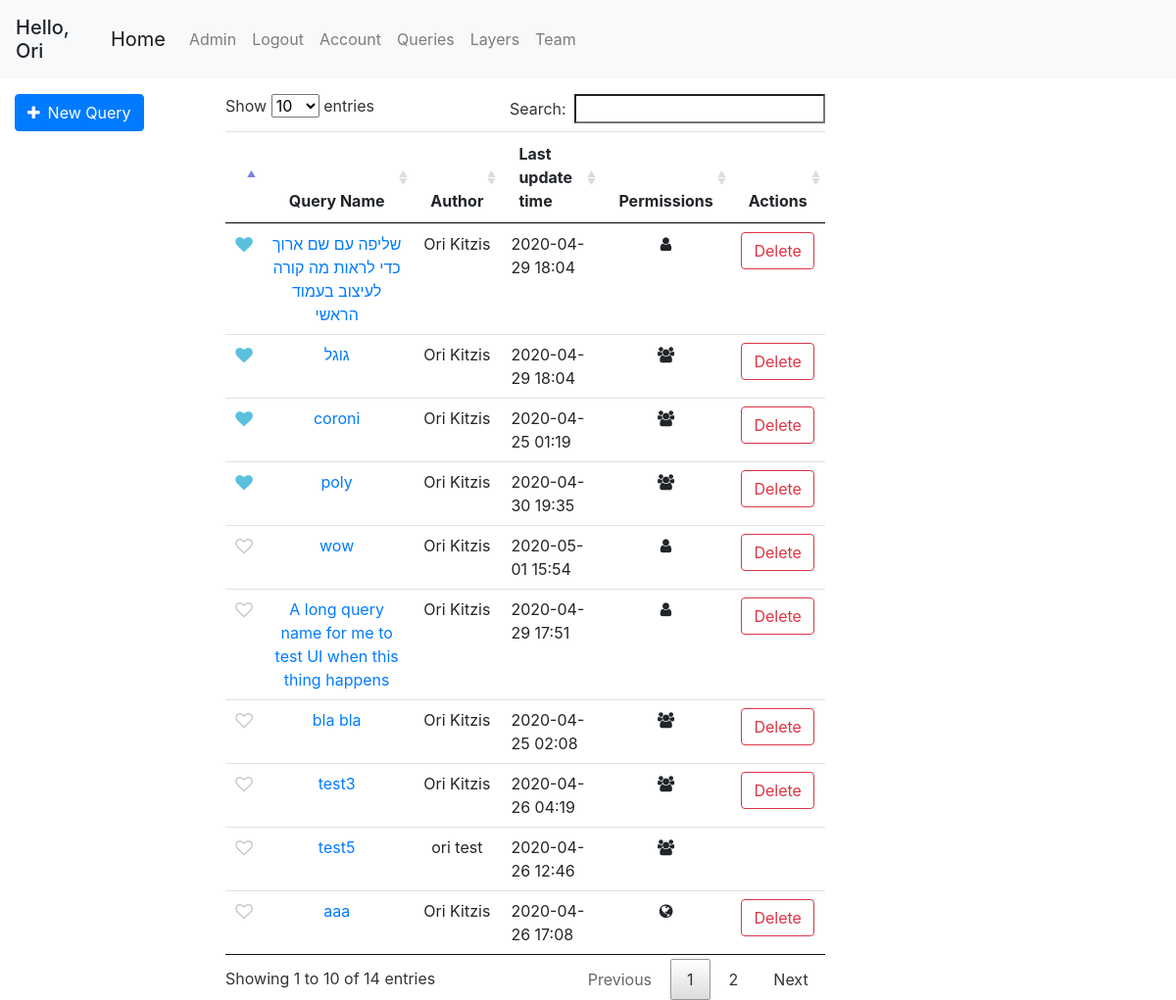
The app's page /queries (signed in), older data.
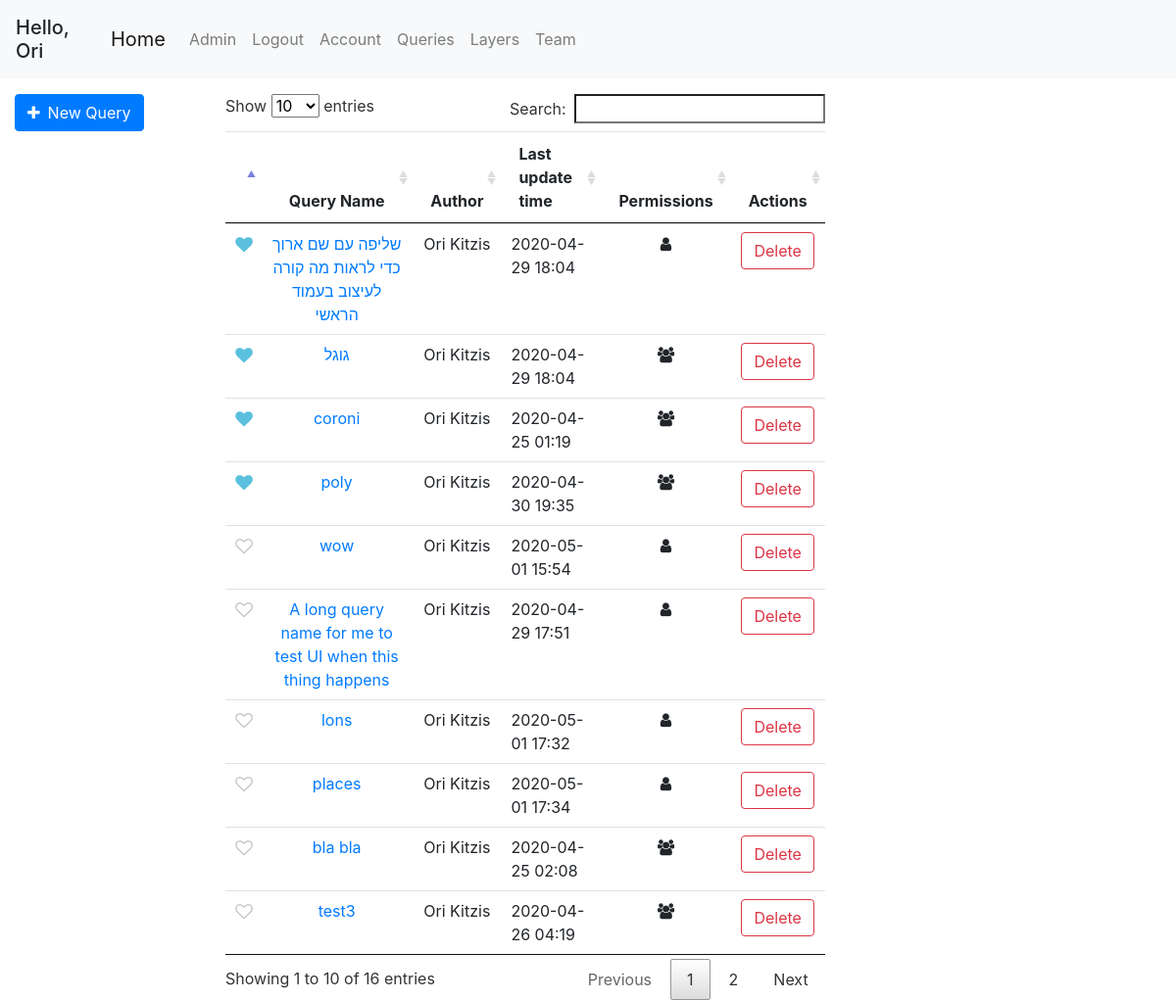
The same page, newer data.
### geoportal/models.py (models this page shows, shortened)
class User(db.Model, UserMixin):
    id = db.Column(db.Integer, primary_key=True)
    username = db.Column(db.String(20), unique=True, nullable=False)
    email = db.Column(db.String(120), unique=True, nullable=False)
    first_name = db.Column(db.String(20), nullable=False, default='')
    last_name = db.Column(db.String(20), nullable=False, default='')
    password = db.Column(db.String(60), nullable=False)
    team_id = db.Column(db.Integer, db.ForeignKey('team.id'))
    roles = db.relationship('Role', secondary='user_roles')
    layers = db.relationship('Layer', backref='user', lazy=True)
    queries = db.relationship('Query', backref='user', lazy=True)
    preferences = db.relationship('UserPreferences', backref='user', lazy=True)
    @property
    def full_name(self):
        return f'{self.first_name} {self.last_name}'
    def has_role(self, role_name):
        for role in self.roles:
            if role.name == role_name:
                return True
        return False

class Query(db.Model):
    id = db.Column(db.Integer, primary_key=True)
    user_id = db.Column(db.Integer, db.ForeignKey('user.id'), nullable=False, default=0)
    query_name = db.Column(db.String(120))
    db_name = db.Column(db.String(20))
    date_uploaded = db.Column(db.DateTime, nullable=False, default=datetime.datetime.now)
    last_update_time = db.Column(db.DateTime, nullable=False, default=datetime.datetime.now)
    query_text = db.Column(db.Text, nullable=False, default='')
    only_user = db.Column(db.Boolean, default=False)
    only_team = db.Column(db.Boolean, default=False)
    public = db.Column(db.Boolean, default=True)
    parameters = db.relationship('QueryTextParameters', backref='query', lazy=True)
    polygon_parameters = db.relationship('QueryPolygonParameters', backref='query', lazy=True)
    @property
    def pretty_last_update_time(self):
        return self.last_update_time.strftime('%Y-%m-%d %H:%M')

### geoportal/queries/views.py (the view)
@queries.route('/queries')
@login_required
def get_queries():
    queries = get_allowed_queries()
    marked_queries = db.session.query(UserMarkedQuery.query_id).filter_by(user_id=current_user.id).all()
    marked_queries = [query[0] for query in marked_queries]
    return render_template('queries.html', queries=queries, marked_queries=marked_queries)

### geoportal/models.py (called while the page is built)
@login_manager.user_loader
def load_user(user_id):
    return User.query.get(int(user_id))

### geoportal/queries/utils.py (called while the page is built)
def marked_queries_first(queries):
    return sorted(queries, key=lambda query: UserMarkedQuery.query.filter(and_(UserMarkedQuery.query_id == query.id, UserMarkedQuery.user_id == current_user.id)).first() is not None, reverse=True)

def get_allowed_queries():
    if current_user.is_authenticated:
        queries = Query.query.order_by(Query.only_user.desc(), Query.public).all()
        authorized_queries = []
        for query in queries:
            if query.public or (query.only_team and User.query.get(query.user_id).team_id == current_user.team_id) or query.user_id == current_user.id:
                authorized_queries.append(query)
        queries = authorized_queries
        queries = marked_queries_first(queries)
    else:
        queries = Query.query.filter_by(public=True).all()
    return queries

### geoportal/templates/queries.html (shortened to what this page needs)
{% extends "base.html" %}
{% block left_sidebar %}
    <form class="mt-3" action="/query">
        <button class="btn btn-primary"><span class="fa fa-plus mr-2"></span>New Query</button>
    </form>
{% endblock left_sidebar %}
{% block content %}
<div class="col-md-10 mt-3">
    <table id="queries-table" class="table table-hover table-condensed dataTable no-footer">
        <thead style="text-align: center">
            <tr>
                <th></th>
                <th>Query Name</th>
                <th>Author</th>
                <th style="text-align: left">Last update time</th>
                <th>Permissions</th>
                <th>Actions</th>
            </tr>
        </thead>
        <tbody style="text-align: center">
        {% for query in queries %}
            <tr id="{{ query.id }}">
                <td>
                    <div class="pretty p-icon p-toggle p-plain">
                        <div class="state p-off">
                            <i class="icon fa fa-heart-o "></i>
                        </div>
                        <div class="state p-on p-info-o">
                            <i class="icon fa fa-heart"></i>
                        </div>
                    </div>
                </td>
                <td > <a href="/query/{{ query.id }}">{{ query.query_name }}</a></td>
                <td>{{ query.user.full_name }}</td>
                <td style="text-align: left">{{ query.pretty_last_update_time }}</td>
                <td>
                    {% if query.only_user %}
                    <span class="fa fa-user"></span>
                    {% elif query.only_team %}
                    <span class="fa fa-users"></span>
                    {% else %}
                    <span class="fa fa-globe"></span>
                    {% endif %}
                </td>
                <td>
                    {% if query.user_id == current_user.id %}
                        <button class="btn btn-outline-danger" onclick="deleteQuery({{ query.id }})">Delete</button>
                    {% endif %}
                </td>
            </tr>
        {% endfor %}
        </tbody>
    </table>
</div>
{% endblock content %}

### geoportal/templates/base.html (shortened to what this page needs)
<!DOCTYPE html>
<html lang="en">
<head>
    <link rel="stylesheet" href="/static/css/bootstrap/bootstrap.min.css"/>
    <link rel="stylesheet" href="/static/css/style.css"/>
    <link rel="stylesheet" href="/static/css/leaflet/leaflet.css"/>
    <link rel="stylesheet" href="/static/css/leaflet/leaflet.draw.css"/>
    <link rel="stylesheet" href="/static/css/dataTable/jquery.dataTables.min.css">
    <link rel="stylesheet" href="https://cdnjs.cloudflare.com/ajax/libs/font-awesome/4.7.0/css/font-awesome.min.css">
    <link rel="stylesheet" href="/static/css/utils/pretty-checkbox.min.css">
    <link rel="stylesheet" href="/static/css/leaflet/leaflet.contextmenu.css">
</head>
<body>
    <header class="site-header">
        <nav class="navbar navbar-expand-lg navbar-fixed-top navbar-light bg-light">
            {% if current_user.is_authenticated %}
            <h5 class="mt-2">Hello, {{ current_user.first_name }}</h5>
            {% endif %}
            <div class="container">
                <a class="navbar-brand" href="{{ url_for('main.home') }}">Home</a>
                <div class="collapse navbar-collapse" id="navbarSupportedContent">
                    <ul class="navbar-nav mr-auto">
                        {% if current_user.is_authenticated %}
                            {% if current_user.has_role('Admin') %}
                                <li class="nav-item"><a class="nav-link" href="/admin">Admin</a></li>
                            {% endif %}
                            <li class="nav-item"><a class="nav-link" href="{{ url_for('users.logout') }}">Logout</a></li>
                            <li class="nav-item"><a class="nav-link" href="{{ url_for('users.account') }}">Account</a></li>
                            <li class="nav-item"><a class="nav-link" href="{{ url_for('queries.get_queries') }}">Queries</a></li>
                            <li class="nav-item"><a class="nav-link" href="{{ url_for('mapping.get_layers') }}">Layers</a></li>
                            {% if current_user.team_id %}
                                <li class="nav-item"><a class="nav-link" href="{{ url_for('users.team') }}">Team</a></li>
                            {% else %}
                                <li class="nav-item"><a class="nav-link" href="{{ url_for('users.new_team') }}">Create Team</a></li>
                            {% endif %}
                        {% else %}
                            <li class="nav-item"><a class="nav-link" href="{{ url_for('users.login') }}">Login</a></li>
                            <li class="nav-item"><a class="nav-link" href="{{ url_for('users.register') }}">Register</a></li>
                        {% endif %}
                    </ul>
                </div>
            </div>
        </nav>
    </header>
    <div class="container-fluid" id="content">
        <div class="row">
            <div class="col-md-3 col-lg-2 sidebar">
                {% block left_sidebar %}{% endblock %}
            </div>
            <div class="col-md-6 col-lg-8 main">
                {% block content %}{% endblock %}
            </div>
            <div class="col-md-3 col-lg-2 sidebar" id="right-sidebar">
            </div>
        </div>
    </div>
</body>
</html>

Row changes from the older to the newer data that the page shows:
no longer on this page (row unchanged): Query: query_name "test5", user.full_name "ori test", pretty_last_update_time "2020-04-26 12:46", only_user False (drawn)
no longer on this page (row unchanged): Query: query_name "aaa", user.full_name "Ori Kitzis", pretty_last_update_time "2020-04-26 17:08", only_user False (drawn)
added Query: query_name "lons", user.full_name "Ori Kitzis", pretty_last_update_time "2020-05-01 17:32", only_user True (drawn)
added Query: query_name "places", user.full_name "Ori Kitzis", pretty_last_update_time "2020-05-01 17:34", only_user True (drawn)
Text that changed along with them:
text written by a page script: "Show entries Search: Showing 1 to 10 of 14 entries Previous 1 2 Next" → "Show entries Search: Showing 1 to 10 of 16 entries Previous 1 2 Next"
